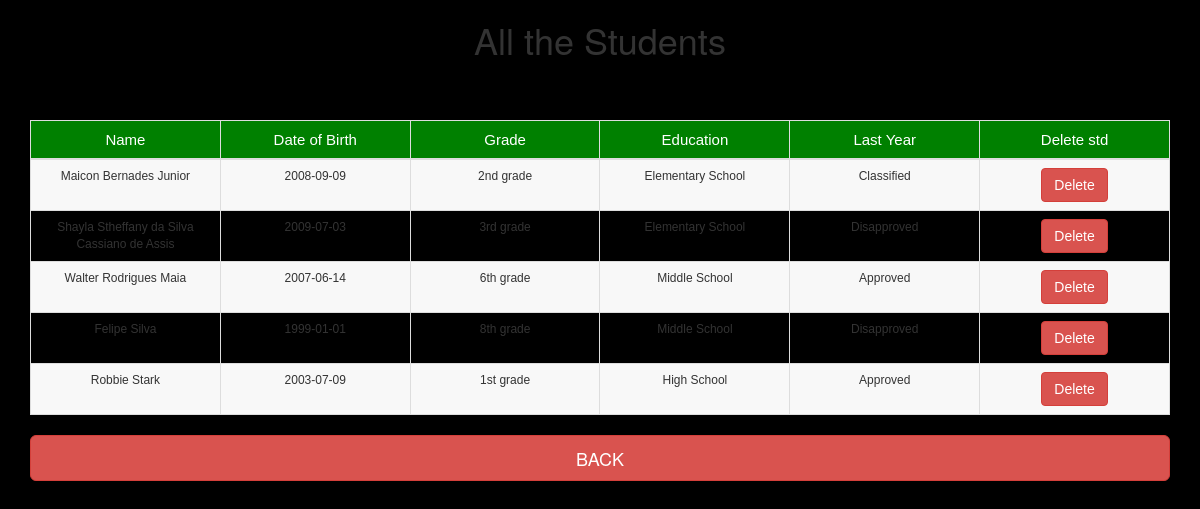
The page /user/view_std.php (signed in) on the database its author committed.
### tables this page shows
CREATE TABLE `students` (
  `code` int(11) NOT NULL,
  `name` varchar(100) NOT NULL,
  `birth` date NOT NULL,
  `grade` varchar(100) NOT NULL,
  `education` varchar(100) NOT NULL,
  `lastyear` text NOT NULL,
  `guardianUser` varchar(11) NOT NULL
);

### user/view_std.php (the view, shortened to what this page needs)
<html>
<head lang="en">
    <link type="text/css" rel="stylesheet" href="bootstrap\css\bootstrap.css">
    <link type="text/css" rel="stylesheet" href="bootstrap\css\bootstrap.min.css">
    <link rel="stylesheet" href="https://maxcdn.bootstrapcdn.com/bootstrap/3.3.7/css/bootstrap.min.css">
    <link type="text/css" rel="stylesheet" href="..\css\style.css">
</head>
<body>
<div class="table-scrol">
    <h1 align="center">All the Students</h1>
<div class="container">
    <table class="table table-bordered table-responsive  table-striped" style="table-layout: fixed">
        <thead>
        <tr>
            <th>Name</th>
            <th>Date of Birth</th>
            <th>Grade</th>
            <th>Education</th>
            <th>Last Year</th>
            <th>Delete std</th>
        </tr>
        </thead>
        <?php
        include("../database/db_conection.php");
        $std_guardian=$_SESSION['l_user'];
        $view_students_query="select * from students WHERE guardianUser='$std_guardian'";
        $run=mysqli_query($dbcon,$view_students_query);
        while($row=mysqli_fetch_array($run))
        {
            $std_code=$row[0];
            $std_name=$row[1];
            $std_birth=$row[2];
            $std_grade=$row[3];
            $std_edu=$row[4];
            $std_last=$row[5];
        ?>
        <tr>
            <td><?php echo $std_name;  ?></td>
            <td><?php echo $std_birth;  ?></td>
            <td><?php echo $std_grade;  ?></td>
            <td><?php echo $std_edu;  ?></td>
            <td><?php echo $std_last;  ?></td>
            <td><a href="delete_std.php?del=<?php echo $std_code ?>"><button class="btn btn-danger">Delete</button></a></td>
        </tr>
        <?php } ?>
    </table>
        <button class="btn btn-lg btn-danger btn-block center-block" onclick="window.location.href='menuU.php'">BACK</button>
        </div>
</div>
</body>
</html>

### css/style.css (style rules this page uses)
body { background-color: black !important; }
td { word-wrap: break-word; }
table { table-layout:fixed; }
table { max-width: 100%; background-color: transparent; border-collapse: collapse; border-spacing: 0; font-family: arial; }
.table { border-bottom: #999999 solid 1px; width: 100%; margin-bottom: 20px; margin-top: 10px; }
.table th, .table td { border-right: #999999 solid 1px; font-size: 12px; padding: 4px; line-height: 20px; text-align: center; vertical-align: middle; }
.table td:last-child { border-right: 0; }
.table thead th { font-weight: normal; background-color: #008000; color: #fff; font-size: 15px; }
.table tbody > tr:nth-child(odd) > td, .table tbody > tr:nth-child(odd) > th { background-color: #f8f8f8; }

### user/view_std.php (style rules this page uses)
.table { margin-top: 50px; }

### rows shown on the page
students: name "Maicon Bernades Junior", birth "2008-09-09", grade "2nd grade", education "Elementary School", lastyear "Classified"
students: name "Shayla Stheffany da Silva Cassiano de Assis", birth "2009-07-03", grade "3rd grade", education "Elementary School", lastyear "Disapproved"
students: name "Walter Rodrigues Maia", birth "2007-06-14", grade "6th grade", education "Middle School", lastyear "Approved"
students: name "Felipe Silva", birth "1999-01-01", grade "8th grade", education "Middle School", lastyear "Disapproved"
students: name "Robbie Stark", birth "2003-07-09", grade "1st grade", education "High School", lastyear "Approved"
